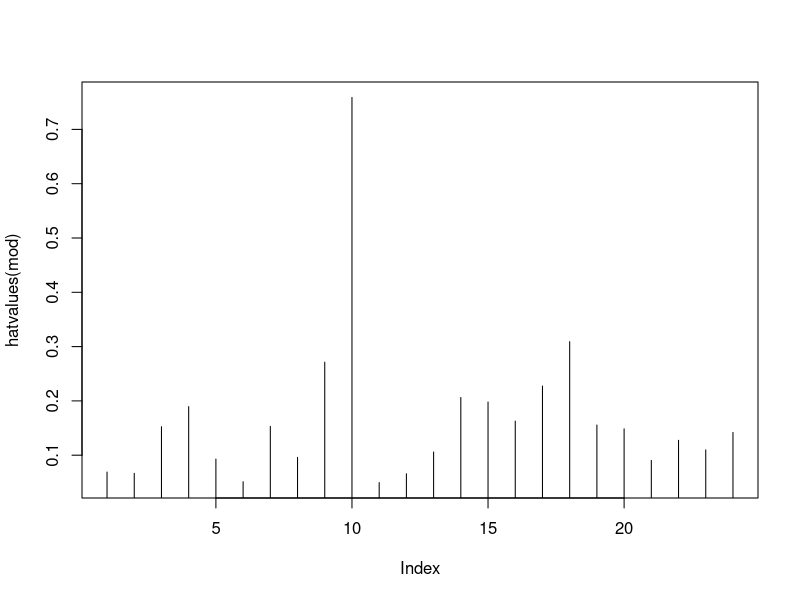
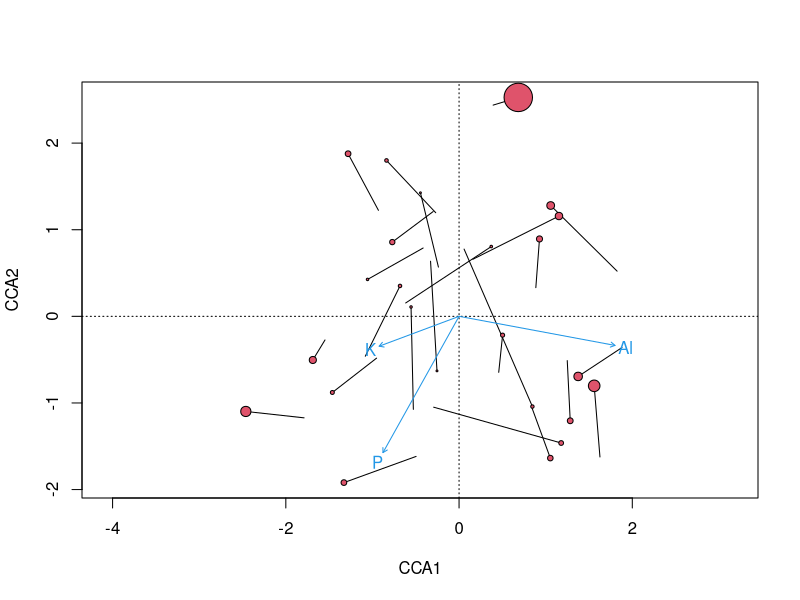

Here is the R script that generated these plots, in order:
getwd()
library(vegan)
library(grid)

# abund_table<-read.csv("./Data/RawData/SPE_pitlatrine.csv",row.names=1,check.names=FALSE)
# #Transpose the data to have sample names on rows
# abund_table<-t(abund_table)

# ### Example 2: Constrained ordination (RDA)
# ## The example uses formula interface to define the model
# data(dune)
# data(dune.env)
# ## No constraints: PCA
# mod0 <- rda(dune ~ 1, dune.env)
# mod0
# plot(mod0)
# ## All environmental variables: Full model
# mod1 <- rda(dune ~ ., dune.env)
# mod1
# plot(mod1)
# ## Automatic selection of variables by permutation P-values
# mod <- ordistep(mod0, scope=formula(mod1))
# mod
# plot(mod)
# ## Permutation test for all variables
# anova(mod)
# ## Permutation test of "type III" effects, or significance when a term
# ## is added to the model after all other terms
# anova(mod, by = "margin")
# ## Plot only sample plots, use different symbols and draw SD ellipses
# ## for Managemenet classes
# plot(mod, display = "sites", type = "n")
# with(dune.env, points(mod, disp = "si", pch = as.numeric(Management)))
# with(dune.env, legend("topleft", levels(Management), pch = 1:4,
#                       title = "Management"))
# with(dune.env, ordiellipse(mod, Management, label = TRUE))
# ## add fitted surface of diversity to the model
# ordisurf(mod, diversity(dune), add = TRUE)


data(varespec, varechem)
mod <- cca(varespec ~ Al + P + K, varechem)
## leverage
hatvalues(mod)
plot(hatvalues(mod), type = "h")
## ordination plot with leverages: points with high leverage have
## similar LC and WA scores
plot(mod, type = "n")
ordispider(mod)       # segment from LC to WA scores
points(mod, dis="si", cex=5*hatvalues(mod), pch=21, bg=2) # WA scores
text(mod, dis="bp", col=4)
## deviation and influence
head(rstandard(mod))
head(cooks.distance(mod))
## Influence measures from lm
y <- decostand(varespec, "chi.square") # needed in cca
y1 <- with(y, Cladstel)         # take one species for lm
lmod1 <- lm(y1 ~ Al + P + K, varechem, weights = rowSums(varespec))
## numerically identical within 2e-15
range(cooks.distance(lmod1) - cooks.distance(mod)[, "Cladstel"])
## t-values of regression coefficients based on type = "canoco"
## residuals
coef(mod)
coef(mod)/sqrt(diag(vcov(mod, type = "canoco")))
